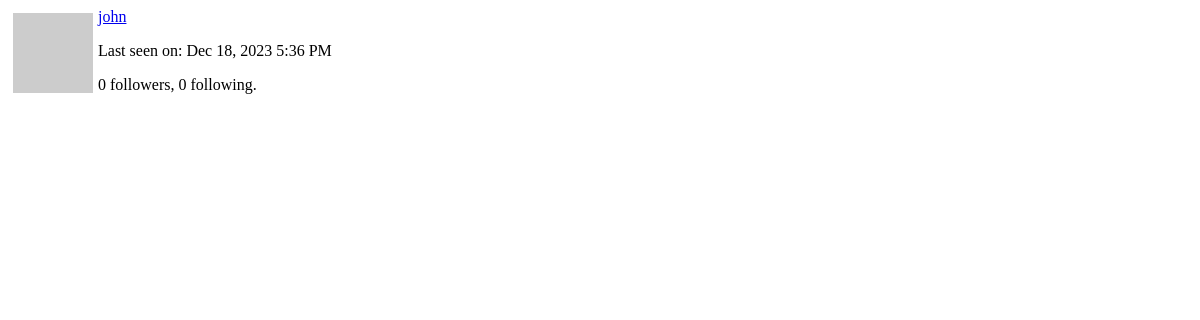
Page /user/john/popup (signed in) on the earlier database version.
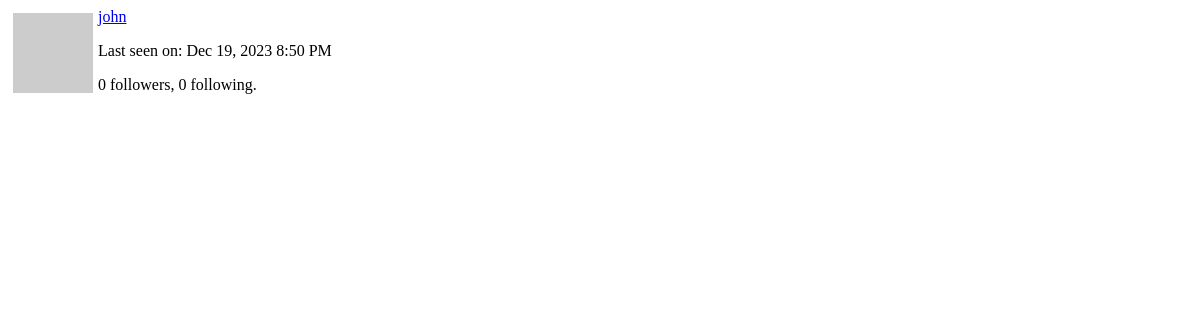
Same page on the later database version.
### app/models.py (models this page shows, shortened)
class User(UserMixin, db.Model):
    id: so.Mapped[int] = so.mapped_column(primary_key=True)
    username: so.Mapped[str] = so.mapped_column(sa.String(64), index=True, unique=True)
    email: so.Mapped[str] = so.mapped_column(sa.String(120), index=True, unique=True)
    password_hash: so.Mapped[Optional[str]] = so.mapped_column(sa.String(256))
    about_me: so.Mapped[Optional[str]] = so.mapped_column(sa.String(140))
    last_seen: so.Mapped[Optional[datetime]]= so.mapped_column(default=lambda: datetime.now(timezone.utc))
    posts: so.WriteOnlyMapped["Post"] = so.relationship(back_populates="author")
    following: so.WriteOnlyMapped["User"] = so.relationship(
        secondary=followers, primaryjoin=(followers.c.follower_id == id),
        secondaryjoin=(followers.c.followed_id == id), back_populates="followers"
    )
    followers: so.WriteOnlyMapped["User"] = so.relationship(
        secondary=followers, primaryjoin=(followers.c.followed_id == id),
        secondaryjoin=(followers.c.follower_id == id), back_populates="following"
    )
    def avatar(self, size):
        digest = md5(self.email.lower().encode('utf-8')).hexdigest()
        return f"https://www.gravatar.com/avatar/{digest}?d=identicon&s={size}"
    def followers_count(self):
        query = sa.select(sa.func.count()).select_from(self.followers.select().subquery())
        return db.session.scalar(query)
    def following_count(self):
        query = sa.select(sa.func.count()).select_from(self.following.select().subquery())
        return db.session.scalar(query)
    @login.user_loader
    def load_user(id):
        return db.session.get(User, int(id))

### app/main/routes.py (the view)
@bp.route('/user/<username>/popup')
@login_required
def user_popup(username):
    user = db.first_or_404(sa.select(User).where(User.username == username))
    form = EmptyForm()
    return render_template('user_popup.html', user=user, form=form)

### app/__init__.py (called while the page is built)
def get_locale():
    return request.accept_languages.best_match(current_app.config['LANGUAGES'])

### app/main/routes.py (called while the page is built)
@bp.before_request
def before_request():
    if current_user.is_authenticated:
        current_user.last_seen = datetime.now(timezone.utc)
        db.session.commit()
    g.locale = str(get_locale())

### app/templates/user_popup.html (shortened to what this page needs)
<div>
    <img src="{{ user.avatar(64) }}", style="margin: 5px; float: left">
    <p><a href="{{ url_for('main.user', username=user.username) }}">{{ user.username }}</a></p>
    {% if user.last_seen %}
    <p>Last seen on: {{ moment(user.last_seen).format("lll") }}</p>
    {% endif %}
    <p>{{ user.followers_count() }} followers, {{ user.following_count() }} following.</p>
</div>

Differences in the rows shown:
changed User "john": last_seen "Dec 18, 2023 5:36 PM" → "Dec 19, 2023 8:50 PM"
